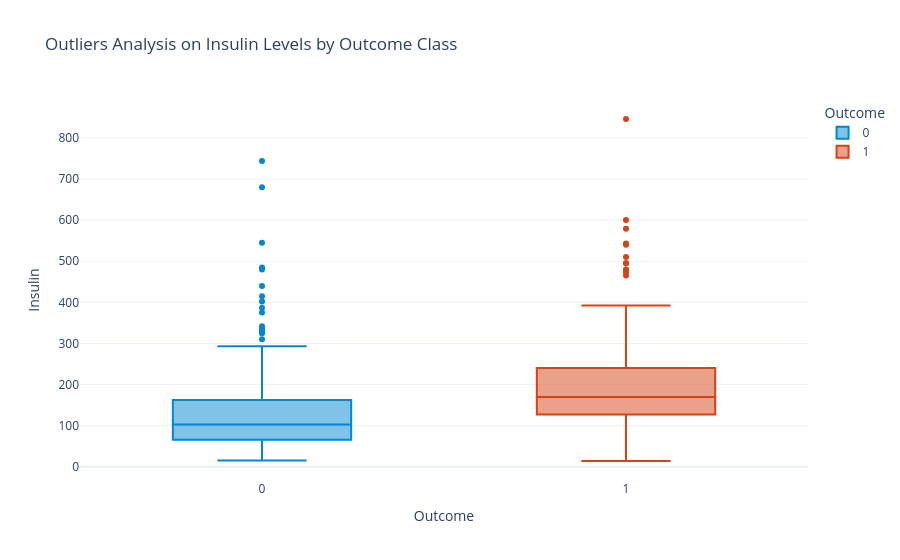

Notebook code cell kept with this figure:
### Code cell
### Box Plot: Range Comparison of Insulin Levels

valid_insulin = df[df['Insulin'] > 0].copy()
valid_insulin['Outcome'] = valid_insulin['Outcome'].astype(str)

fig = px.box(
    valid_insulin, x='Outcome', y='Insulin', color='Outcome',
    title='Outliers Analysis on Insulin Levels by Outcome Class',
    color_discrete_map={'0': '#0288D1', '1': '#D84315'}
)
fig.show()

### Figure 1 — Plotly figure (JSON) as saved in the notebook; plotly's stock layout.template omitted (floating-point values rounded to 4 significant figures; data arrays with more than 128 entries replaced by an {"elided": "..."} marker saying what was removed)
{"data": [{"alignmentgroup": "True", "hovertemplate": "Outcome=%{x}<br>Insulin=%{y}<extra></extra>", "legendgroup": "0", "marker": {"color": "#0288D1"}, "name": "0", "notched": false, "offsetgroup": "0", "orientation": "v", "showlegend": true, "type": "box", "x": {"elided": "264 str values"}, "x0": " ", "xaxis": "x", "y": {"elided": "264 int values"}, "y0": " ", "yaxis": "y"}, {"alignmentgroup": "True", "hovertemplate": "Outcome=%{x}<br>Insulin=%{y}<extra></extra>", "legendgroup": "1", "marker": {"color": "#D84315"}, "name": "1", "notched": false, "offsetgroup": "1", "orientation": "v", "showlegend": true, "type": "box", "x": {"elided": "130 str values"}, "x0": " ", "xaxis": "x", "y": {"elided": "130 int values"}, "y0": " ", "yaxis": "y"}], "layout": {"boxmode": "overlay", "legend": {"title": {"text": "Outcome"}, "tracegroupgap": 0}, "title": {"text": "Outliers Analysis on Insulin Levels by Outcome Class"}, "xaxis": {"anchor": "y", "categoryarray": ["0", "1"], "categoryorder": "array", "domain": [0, 1], "title": {"text": "Outcome"}}, "yaxis": {"anchor": "x", "domain": [0, 1], "title": {"text": "Insulin"}}}}
